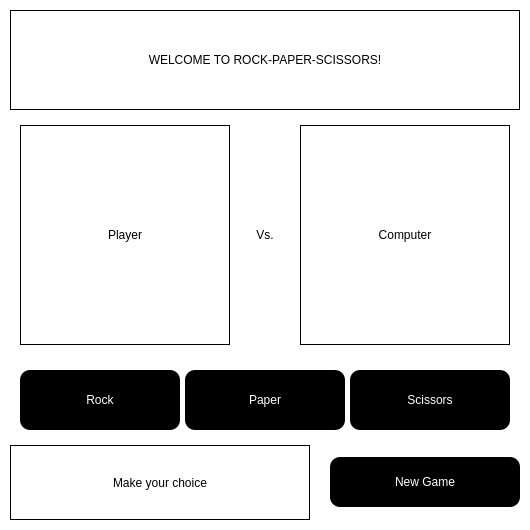
<?xml version="1.0" encoding="UTF-8"?>
<ui version="4.0">
 <class>rps</class>
 <widget class="QWidget" name="rps">
  <property name="geometry">
   <rect>
    <x>0</x>
    <y>0</y>
    <width>530</width>
    <height>530</height>
   </rect>
  </property>
  <property name="minimumSize">
   <size>
    <width>530</width>
    <height>530</height>
   </size>
  </property>
  <property name="windowTitle">
   <string>rps</string>
  </property>
  <property name="styleSheet">
   <string notr="true">background-color: rgb(255, 255, 255);</string>
  </property>
  <layout class="QGridLayout" name="main_layout">
   <property name="leftMargin">
    <number>10</number>
   </property>
   <property name="topMargin">
    <number>10</number>
   </property>
   <property name="rightMargin">
    <number>10</number>
   </property>
   <property name="bottomMargin">
    <number>10</number>
   </property>
   <property name="horizontalSpacing">
    <number>20</number>
   </property>
   <property name="verticalSpacing">
    <number>5</number>
   </property>
   <item row="0" column="0" colspan="2">
    <widget class="QLabel" name="welcome">
     <property name="sizePolicy">
      <sizepolicy hsizetype="Expanding" vsizetype="MinimumExpanding">
       <horstretch>0</horstretch>
       <verstretch>0</verstretch>
      </sizepolicy>
     </property>
     <property name="minimumSize">
      <size>
       <width>510</width>
       <height>50</height>
      </size>
     </property>
     <property name="maximumSize">
      <size>
       <width>16777215</width>
       <height>100</height>
      </size>
     </property>
     <property name="styleSheet">
      <string notr="true">border: 1px solid rgb(0, 0, 0);</string>
     </property>
     <property name="text">
      <string>WELCOME TO ROCK-PAPER-SCISSORS!</string>
     </property>
     <property name="alignment">
      <set>Qt::AlignCenter</set>
     </property>
    </widget>
   </item>
   <item row="1" column="0" colspan="2">
    <widget class="QWidget" name="choice_widget" native="true">
     <property name="sizePolicy">
      <sizepolicy hsizetype="Expanding" vsizetype="Expanding">
       <horstretch>0</horstretch>
       <verstretch>0</verstretch>
      </sizepolicy>
     </property>
     <layout class="QGridLayout" name="choices_layout">
      <property name="leftMargin">
       <number>10</number>
      </property>
      <property name="topMargin">
       <number>10</number>
      </property>
      <property name="rightMargin">
       <number>10</number>
      </property>
      <property name="bottomMargin">
       <number>10</number>
      </property>
      <property name="spacing">
       <number>5</number>
      </property>
      <item row="0" column="0">
       <widget class="QLabel" name="player_choice">
        <property name="minimumSize">
         <size>
          <width>210</width>
          <height>210</height>
         </size>
        </property>
        <property name="styleSheet">
         <string notr="true">border: 1px solid rgb(0, 0, 0);</string>
        </property>
        <property name="text">
         <string>Player</string>
        </property>
        <property name="alignment">
         <set>Qt::AlignCenter</set>
        </property>
       </widget>
      </item>
      <item row="0" column="1">
       <widget class="QLabel" name="vs_label">
        <property name="text">
         <string>Vs.</string>
        </property>
        <property name="alignment">
         <set>Qt::AlignCenter</set>
        </property>
       </widget>
      </item>
      <item row="0" column="2">
       <widget class="QLabel" name="computer_choice">
        <property name="minimumSize">
         <size>
          <width>210</width>
          <height>210</height>
         </size>
        </property>
        <property name="styleSheet">
         <string notr="true">border: 1px solid rgb(0, 0, 0);</string>
        </property>
        <property name="text">
         <string>Computer</string>
        </property>
        <property name="alignment">
         <set>Qt::AlignCenter</set>
        </property>
       </widget>
      </item>
     </layout>
    </widget>
   </item>
   <item row="2" column="0" colspan="2" alignment="Qt::AlignHCenter|Qt::AlignVCenter">
    <widget class="QWidget" name="buttons" native="true">
     <property name="sizePolicy">
      <sizepolicy hsizetype="Expanding" vsizetype="Expanding">
       <horstretch>0</horstretch>
       <verstretch>0</verstretch>
      </sizepolicy>
     </property>
     <property name="minimumSize">
      <size>
       <width>510</width>
       <height>0</height>
      </size>
     </property>
     <property name="styleSheet">
      <string notr="true">QPushButton { background-color: rgb(0, 0, 0);
                      color: rgb(255, 255, 255);
                      border-radius: 10px; }

QPushButton::pressed { background-color: rgb(255, 255, 255);
                                    color: rgb(0, 0, 0);
                                    border: 1px solid rgb(0, 0, 0);
                                    border-radius: 10px; }

QPushButton::disabled { background-color: rgb(0, 0, 0, 0.2);
                                    color: rgb(75, 75, 75); }</string>
     </property>
     <layout class="QGridLayout" name="buttons_layout">
      <property name="leftMargin">
       <number>10</number>
      </property>
      <property name="topMargin">
       <number>10</number>
      </property>
      <property name="rightMargin">
       <number>10</number>
      </property>
      <property name="bottomMargin">
       <number>10</number>
      </property>
      <property name="spacing">
       <number>5</number>
      </property>
      <item row="0" column="0">
       <widget class="QPushButton" name="pushButton">
        <property name="minimumSize">
         <size>
          <width>0</width>
          <height>60</height>
         </size>
        </property>
        <property name="text">
         <string>Rock</string>
        </property>
       </widget>
      </item>
      <item row="0" column="1">
       <widget class="QPushButton" name="pushButton_2">
        <property name="minimumSize">
         <size>
          <width>0</width>
          <height>60</height>
         </size>
        </property>
        <property name="text">
         <string>Paper</string>
        </property>
       </widget>
      </item>
      <item row="0" column="2">
       <widget class="QPushButton" name="pushButton_3">
        <property name="minimumSize">
         <size>
          <width>0</width>
          <height>60</height>
         </size>
        </property>
        <property name="text">
         <string>Scissors</string>
        </property>
       </widget>
      </item>
     </layout>
    </widget>
   </item>
   <item row="3" column="0">
    <widget class="QLabel" name="turn_winner">
     <property name="sizePolicy">
      <sizepolicy hsizetype="Expanding" vsizetype="Minimum">
       <horstretch>0</horstretch>
       <verstretch>0</verstretch>
      </sizepolicy>
     </property>
     <property name="minimumSize">
      <size>
       <width>300</width>
       <height>75</height>
      </size>
     </property>
     <property name="styleSheet">
      <string notr="true">border: 1px solid rgb(0, 0, 0);</string>
     </property>
     <property name="text">
      <string>Make your choice</string>
     </property>
     <property name="alignment">
      <set>Qt::AlignCenter</set>
     </property>
    </widget>
   </item>
   <item row="3" column="1">
    <widget class="QPushButton" name="new_game">
     <property name="sizePolicy">
      <sizepolicy hsizetype="Expanding" vsizetype="Expanding">
       <horstretch>0</horstretch>
       <verstretch>0</verstretch>
      </sizepolicy>
     </property>
     <property name="minimumSize">
      <size>
       <width>0</width>
       <height>50</height>
      </size>
     </property>
     <property name="maximumSize">
      <size>
       <width>16777215</width>
       <height>50</height>
      </size>
     </property>
     <property name="styleSheet">
      <string notr="true">QPushButton { background-color: rgb(0, 0, 0);
                      color: rgb(255, 255, 255);
                      border-radius: 10px; }

QPushButton::pressed { background-color: rgb(255, 255, 255);
                                    color: rgb(0, 0, 0);
                                    border: 1px solid rgb(0, 0, 0);
                                    border-radius: 10px; }

QPushButton::disabled { background-color: rgb(0, 0, 0, 0.2);
                                    color: rgb(75, 75, 75); }</string>
     </property>
     <property name="text">
      <string>New Game</string>
     </property>
    </widget>
   </item>
  </layout>
 </widget>
 <resources/>
 <connections/>
</ui>
